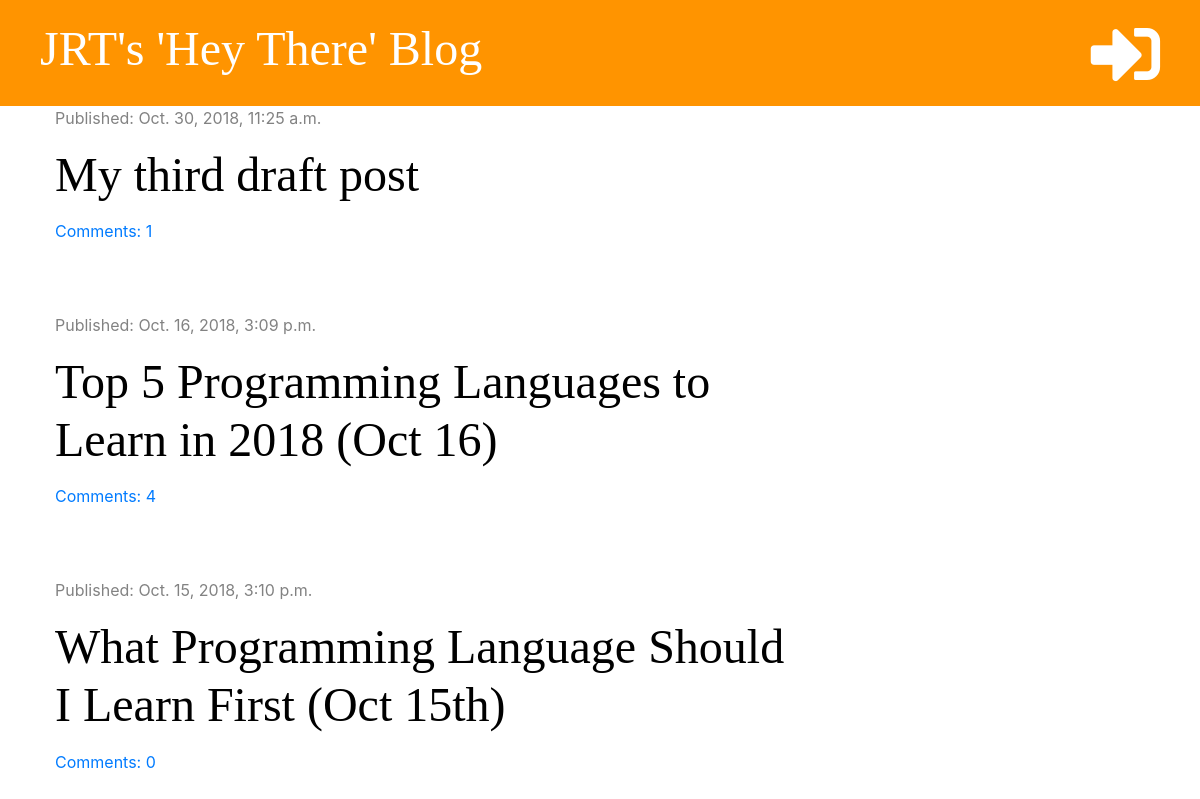
Before: / with the older database file.
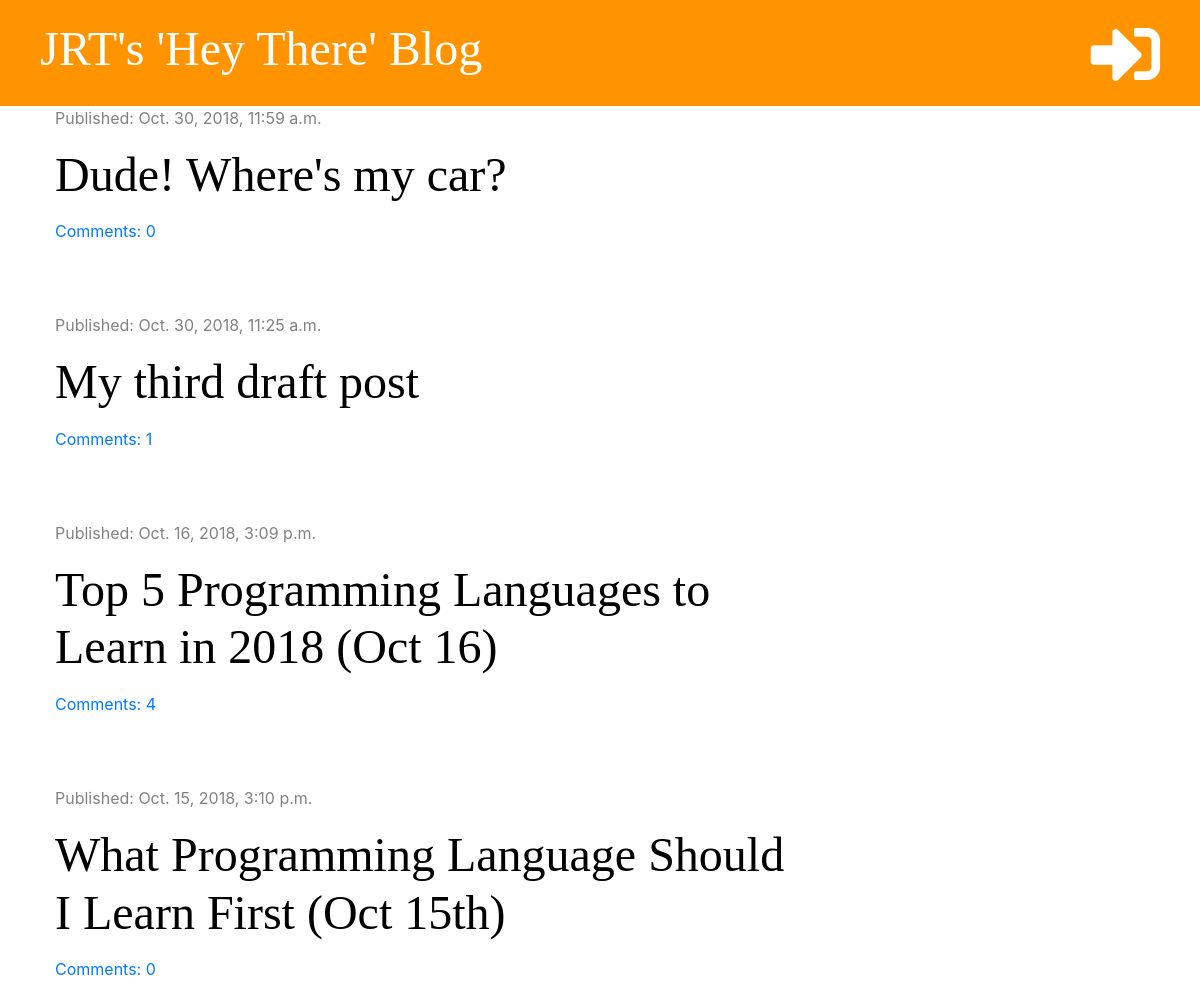
After: the same page with the newer database file.
### blog/models.py (models this page shows, shortened)
class Post(models.Model):
    author = models.ForeignKey('auth.User', on_delete=models.CASCADE)
    title = models.CharField(max_length=200)
    text = models.TextField()
    created_date = models.DateTimeField(default=timezone.now)
    published_date = models.DateTimeField(blank=True, null=True)
    def approved_comments(self):
        return self.comments.filter(approved=True)

### blog/views.py (the view)
# urls.py: path('', views.post_list, name='post_list'),
def post_list(request):
    posts = Post.objects.filter(published_date__lte=timezone.now()).order_by('-published_date')
    stuff_for_front_end = {'posts': posts}
    return render(request, 'blog/post_list.html', stuff_for_front_end)

### blog/templatetags/markdownify.py (called while the page is built)
@register.filter
def markdown(value):
    renderer = HighlightRenderer()
    markdown = mistune.Markdown(renderer=renderer)
    return markdown(value)

### blog/templates/blog/post_list.html (shortened to what this page needs)
{% extends 'blog/base.html' %}
{% load markdownify %}
{% block content %}
    {% for post in posts %}
        <div class="post">
            <div class="date">
                <p>Published: {{ post.published_date }}</p>
            </div>
            <h1><a href="{% url 'post_detail' pk=post.pk %}">{{ post.title }}</a></h1>
            <a href="{% url 'post_detail' pk=post.pk %}">Comments: {{ post.approved_comments.count }}</a>
        </div>
    {% endfor %}
{% endblock %}

### blog/templates/blog/base.html (shortened to what this page needs)
{% load staticfiles %}
<html>
<head>
    <link rel="stylesheet" href="https://stackpath.bootstrapcdn.com/bootstrap/4.1.3/css/bootstrap.min.css">
    <link rel="stylesheet" href="{% static 'css/blog.css' %}">
    <link rel="stylesheet" href="https://use.fontawesome.com/releases/v5.4.1/css/all.css">
    <link rel="stylesheet" href="{% static 'css/zenburn.css' %}">
</head>
<body>
<div class="page-header">
    {% if user.is_authenticated %}
        <a href="{% url 'post_draft_list' %}" class="top-menu"><i class="fab fa-firstdraft fa-2x" style="color: white"></i></a>
        <a href="{% url 'post_new' %}" class="top-menu"><i class="fas fa-plus fa-2x" style="color: white"></i></a>
        <p class="top-menu">Hello {{ user.username }} <small>(<a href="{% url 'logout' %}">Logout</a>)</small></p>
    {% else %}
        <a href="{% url 'login' %}" class="top-menu"><i class="fas fa-sign-in-alt fa-2x" style="color: white"></i></a>
    {% endif %}
    <h1><a href="/">JRT's 'Hey There' Blog</a></h1>
</div>
<div class="content container">
    <div class="row">
        <div class="col-md-8">
            {% block content %}
            {% endblock %}
         </div>
    </div>
</div>
</body>
</html>

### blog/static/css/blog.css (style rules this page uses)
.page-header { background-color: #ff9400; margin-top: 0; padding: 20px 20px 20px 40px; }
.page-header h1, .page-header h1 a { color: #ffffff; font-size: 36pt; text-decoration: none; }
.content { margin-left: 40px; }
h1, h2, h3, h4 { font-family: 'Tangerine', 'Inconsolata', 'Droid Sans', serif; font-size: 48px; }
.date { color: #828282; }
.post { margin-bottom: 70px; }
.post h1 a { color: #000000; }
.top-menu, top-menu:hover { color: #ffffff; float: right; font-size: 26pt; margin-right: 20px; }

Changed rows visible on the page:
added Post: published_date "Oct. 30, 2018, 11:59 a.m.", title "Dude! Where's my car?", approved_comments.count "0"
